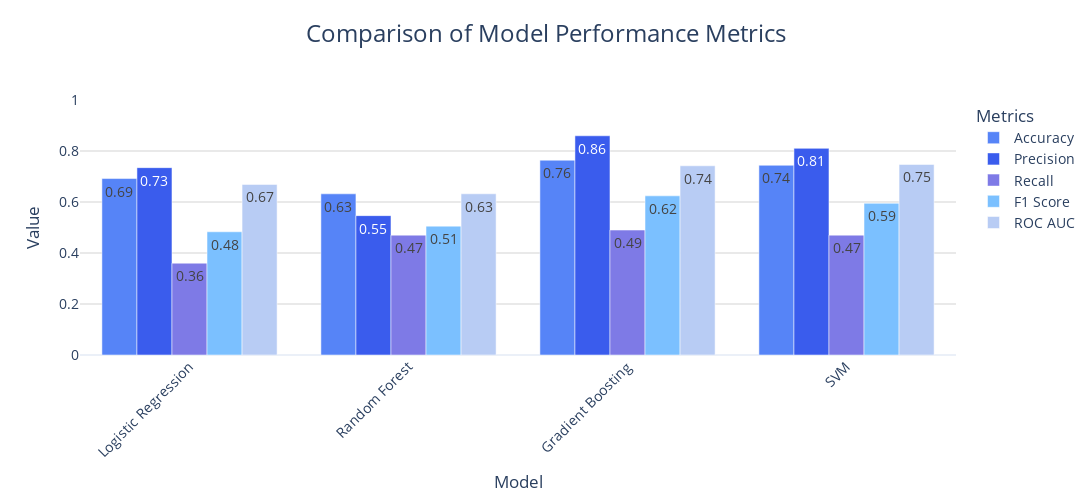
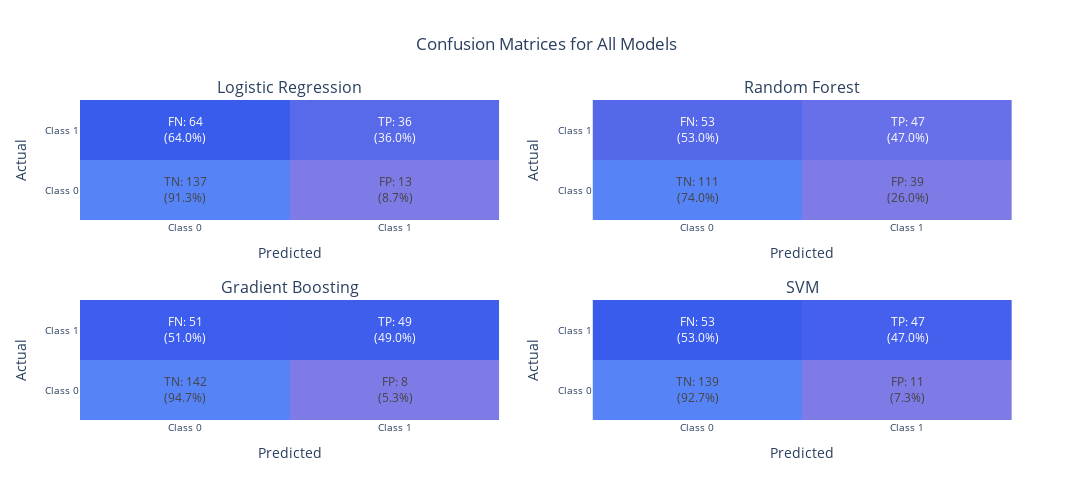

Here is the notebook cell these charts were saved with, in order:
### Markdown cell above
Now we will train the models on the training data and evaluate their performance on the testing data.

### Code cell
results = {}
y_pred_dict = {}
for name, model in models.items():
    model.fit(X_train, y_train)
    y_pred = model.predict(X_test)
    y_proba = model.predict_proba(X_test)[:, 1]

    y_pred_dict[name] = y_pred

    cm = confusion_matrix(y_test, y_pred)
    tn, fp, fn, tp = cm.ravel()

    results[name] = {
        "Accuracy": accuracy_score(y_test, y_pred),
        "Precision": precision_score(y_test, y_pred),
        "Recall": recall_score(y_test, y_pred),
        "F1 Score": f1_score(y_test, y_pred),
        "ROC AUC": roc_auc_score(y_test, y_proba),
        "Confusion Matrix": {
            "True Negatives": tn,
            "False Positives": fp,
            "False Negatives": fn,
            "True Positives": tp,
        },
    }

metrics = ["Accuracy", "Precision", "Recall", "F1 Score", "ROC AUC"]
plot_model_performance(results, metrics, "images/inital_models_performance.png")

plot_combined_confusion_matrices(
    results,
    y_test,
    y_pred_dict,
    labels=["Class 0", "Class 1"],
    save_path="images/initial_confusion_matrices.png",
)

### Figure 1 — Plotly figure (JSON) as saved in the notebook; plotly's stock layout.template omitted (floating-point values rounded to 4 significant figures)
{"data": [{"marker": {"color": "#5684F7"}, "name": "Accuracy", "text": ["0.69", "0.63", "0.76", "0.74"], "textposition": "auto", "type": "bar", "x": ["Logistic Regression", "Random Forest", "Gradient Boosting", "SVM"], "y": [0.692, 0.632, 0.764, 0.744]}, {"marker": {"color": "#3A5CED"}, "name": "Precision", "text": ["0.73", "0.55", "0.86", "0.81"], "textposition": "auto", "type": "bar", "x": ["Logistic Regression", "Random Forest", "Gradient Boosting", "SVM"], "y": [0.7347, 0.5465, 0.8596, 0.8103]}, {"marker": {"color": "#7E7AE6"}, "name": "Recall", "text": ["0.36", "0.47", "0.49", "0.47"], "textposition": "auto", "type": "bar", "x": ["Logistic Regression", "Random Forest", "Gradient Boosting", "SVM"], "y": [0.36, 0.47, 0.49, 0.47]}, {"marker": {"color": "#7BC0FF"}, "name": "F1 Score", "text": ["0.48", "0.51", "0.62", "0.59"], "textposition": "auto", "type": "bar", "x": ["Logistic Regression", "Random Forest", "Gradient Boosting", "SVM"], "y": [0.4832, 0.5054, 0.6242, 0.5949]}, {"marker": {"color": "#B8CCF4"}, "name": "ROC AUC", "text": ["0.67", "0.63", "0.74", "0.75"], "textposition": "auto", "type": "bar", "x": ["Logistic Regression", "Random Forest", "Gradient Boosting", "SVM"], "y": [0.6689, 0.6322, 0.7421, 0.7473]}], "layout": {"barmode": "group", "font": {"size": 14}, "height": 500, "legend": {"title": {"text": "Metrics"}, "x": 1.02, "xanchor": "left", "y": 1, "yanchor": "top"}, "title": {"font": {"size": 24}, "text": "Comparison of Model Performance Metrics", "x": 0.5, "xanchor": "center", "y": 0.95, "yanchor": "top"}, "width": 1200, "xaxis": {"tickangle": -45, "title": {"text": "Model"}}, "yaxis": {"gridcolor": "LightGrey", "gridwidth": 1, "range": [0, 1], "showgrid": true, "title": {"text": "Value"}}}}

### Figure 2 — Plotly figure (JSON) as saved in the notebook; plotly's stock layout.template omitted (floating-point values rounded to 4 significant figures)
{"data": [{"colorscale": [[0, "#7E7AE6"], [0.33, "#3A5CED"], [0.66, "#3A5CED"], [1, "#5684F7"]], "hoverongaps": false, "showscale": false, "text": [["TN: 137<br>(91.3%)", "FP: 13<br>(8.7%)"], ["FN: 64<br>(64.0%)", "TP: 36<br>(36.0%)"]], "texttemplate": "%{text}", "type": "heatmap", "x": ["Class 0", "Class 1"], "xaxis": "x", "y": ["Class 0", "Class 1"], "yaxis": "y", "z": [[137, 13], [64, 36]]}, {"colorscale": [[0, "#7E7AE6"], [0.33, "#3A5CED"], [0.66, "#3A5CED"], [1, "#5684F7"]], "hoverongaps": false, "showscale": false, "text": [["TN: 111<br>(74.0%)", "FP: 39<br>(26.0%)"], ["FN: 53<br>(53.0%)", "TP: 47<br>(47.0%)"]], "texttemplate": "%{text}", "type": "heatmap", "x": ["Class 0", "Class 1"], "xaxis": "x2", "y": ["Class 0", "Class 1"], "yaxis": "y2", "z": [[111, 39], [53, 47]]}, {"colorscale": [[0, "#7E7AE6"], [0.33, "#3A5CED"], [0.66, "#3A5CED"], [1, "#5684F7"]], "hoverongaps": false, "showscale": false, "text": [["TN: 142<br>(94.7%)", "FP: 8<br>(5.3%)"], ["FN: 51<br>(51.0%)", "TP: 49<br>(49.0%)"]], "texttemplate": "%{text}", "type": "heatmap", "x": ["Class 0", "Class 1"], "xaxis": "x3", "y": ["Class 0", "Class 1"], "yaxis": "y3", "z": [[142, 8], [51, 49]]}, {"colorscale": [[0, "#7E7AE6"], [0.33, "#3A5CED"], [0.66, "#3A5CED"], [1, "#5684F7"]], "hoverongaps": false, "showscale": false, "text": [["TN: 139<br>(92.7%)", "FP: 11<br>(7.3%)"], ["FN: 53<br>(53.0%)", "TP: 47<br>(47.0%)"]], "texttemplate": "%{text}", "type": "heatmap", "x": ["Class 0", "Class 1"], "xaxis": "x4", "y": ["Class 0", "Class 1"], "yaxis": "y4", "z": [[139, 11], [53, 47]]}], "layout": {"annotations": [{"font": {"size": 16}, "showarrow": false, "text": "Logistic Regression", "x": 0.225, "xanchor": "center", "xref": "paper", "y": 1, "yanchor": "bottom", "yref": "paper"}, {"font": {"size": 16}, "showarrow": false, "text": "Random Forest", "x": 0.775, "xanchor": "center", "xref": "paper", "y": 1, "yanchor": "bottom", "yref": "paper"}, {"font": {"size": 16}, "showarrow": false, "text": "Gradient Boosting", "x": 0.225, "xanchor": "center", "xref": "paper", "y": 0.375, "yanchor": "bottom", "yref": "paper"}, {"font": {"size": 16}, "showarrow": false, "text": "SVM", "x": 0.775, "xanchor": "center", "xref": "paper", "y": 0.375, "yanchor": "bottom", "yref": "paper"}], "font": {"size": 12}, "height": 500, "showlegend": false, "title": {"text": "Confusion Matrices for All Models", "x": 0.5}, "width": 1200, "xaxis": {"anchor": "y", "domain": [0, 0.45], "tickfont": {"size": 10}, "title": {"text": "Predicted"}}, "xaxis2": {"anchor": "y2", "domain": [0.55, 1], "tickfont": {"size": 10}, "title": {"text": "Predicted"}}, "xaxis3": {"anchor": "y3", "domain": [0, 0.45], "tickfont": {"size": 10}, "title": {"text": "Predicted"}}, "xaxis4": {"anchor": "y4", "domain": [0.55, 1], "tickfont": {"size": 10}, "title": {"text": "Predicted"}}, "yaxis": {"anchor": "x", "domain": [0.625, 1], "tickfont": {"size": 10}, "title": {"text": "Actual"}}, "yaxis2": {"anchor": "x2", "domain": [0.625, 1], "tickfont": {"size": 10}, "title": {"text": "Actual"}}, "yaxis3": {"anchor": "x3", "domain": [0, 0.375], "tickfont": {"size": 10}, "title": {"text": "Actual"}}, "yaxis4": {"anchor": "x4", "domain": [0, 0.375], "tickfont": {"size": 10}, "title": {"text": "Actual"}}}}
